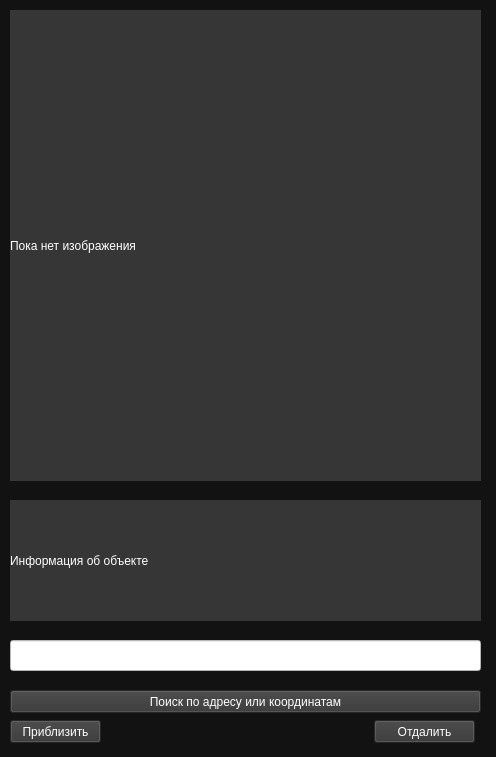
<?xml version="1.0" encoding="UTF-8"?>
<ui version="4.0">
 <class>MainWindow</class>
 <widget class="QMainWindow" name="MainWindow">
  <property name="geometry">
   <rect>
    <x>0</x>
    <y>0</y>
    <width>496</width>
    <height>757</height>
   </rect>
  </property>
  <property name="windowTitle">
   <string>MainWindow</string>
  </property>
  <property name="styleSheet">
   <string notr="true">background-color: rgb(18, 18, 18)</string>
  </property>
  <widget class="QWidget" name="centralwidget">
   <widget class="QLineEdit" name="lineEdit">
    <property name="geometry">
     <rect>
      <x>10</x>
      <y>640</y>
      <width>471</width>
      <height>31</height>
     </rect>
    </property>
    <property name="styleSheet">
     <string notr="true">background-color: rgb(255, 255, 255)</string>
    </property>
    <property name="text">
     <string/>
    </property>
   </widget>
   <widget class="QLabel" name="photo_Label">
    <property name="geometry">
     <rect>
      <x>10</x>
      <y>10</y>
      <width>471</width>
      <height>471</height>
     </rect>
    </property>
    <property name="styleSheet">
     <string notr="true">background-color: rgb(54, 54, 54); color: rgb(255, 255, 255)</string>
    </property>
    <property name="text">
     <string>Пока нет изображения</string>
    </property>
   </widget>
   <widget class="QPushButton" name="Button">
    <property name="geometry">
     <rect>
      <x>10</x>
      <y>690</y>
      <width>471</width>
      <height>23</height>
     </rect>
    </property>
    <property name="styleSheet">
     <string notr="true">background-color: rgb(54, 54, 54); color: rgb(255, 255, 255)</string>
    </property>
    <property name="text">
     <string>Поиск по адресу или координатам</string>
    </property>
   </widget>
   <widget class="QLabel" name="info_Label">
    <property name="geometry">
     <rect>
      <x>10</x>
      <y>500</y>
      <width>471</width>
      <height>121</height>
     </rect>
    </property>
    <property name="styleSheet">
     <string notr="true">background-color: rgb(54, 54, 54); color: rgb(255, 255, 255)</string>
    </property>
    <property name="text">
     <string>Информация об объекте</string>
    </property>
   </widget>
   <widget class="QPushButton" name="moreButton">
    <property name="geometry">
     <rect>
      <x>10</x>
      <y>720</y>
      <width>91</width>
      <height>23</height>
     </rect>
    </property>
    <property name="styleSheet">
     <string notr="true">background-color: rgb(54, 54, 54); color: rgb(255, 255, 255)</string>
    </property>
    <property name="text">
     <string>Приблизить</string>
    </property>
   </widget>
   <widget class="QPushButton" name="lessButton">
    <property name="geometry">
     <rect>
      <x>374</x>
      <y>720</y>
      <width>101</width>
      <height>23</height>
     </rect>
    </property>
    <property name="styleSheet">
     <string notr="true">background-color: rgb(54, 54, 54); color: rgb(255, 255, 255)</string>
    </property>
    <property name="text">
     <string>Отдалить</string>
    </property>
   </widget>
  </widget>
 </widget>
 <resources/>
 <connections/>
</ui>
